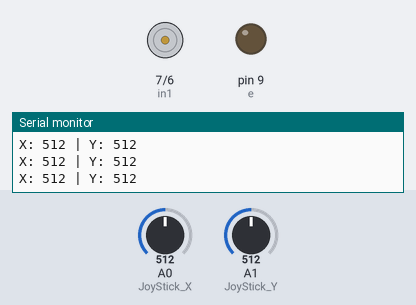
The sketch below on a simulated Arduino Uno, built with avr-gcc and run on an emulated ATmega328P. On the bench: motor-driver pin pairs drawn as motors (green arrow = first pin HIGH = forward, orange = second pin HIGH = backward, longer = more drive), output pins drawn as LEDs (lit = HIGH), the last lines printed to the serial monitor. Inputs (shaded band) come from the test bench; at power-on: A0 (JoyStick_X) = 512, A1 (JoyStick_Y) = 512.

Above: at 1.2 s.
1.3 s: A0 (JoyStick_X) set to 583
2.8 s: A0 (JoyStick_X) set to 617
At 3.5 s:
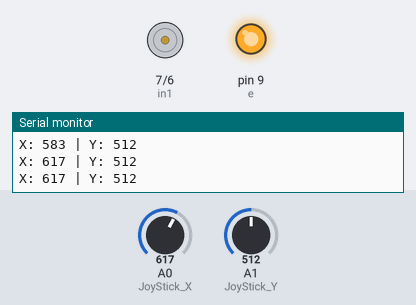
4.3 s: A1 (JoyStick_Y) set to 216
5.8 s: A1 (JoyStick_Y) set to 181
At 7.0 s:
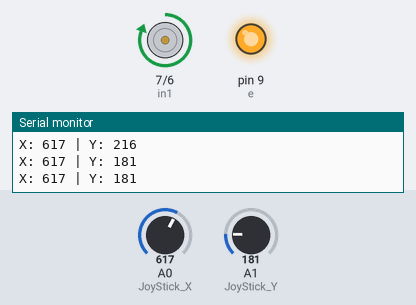
7.3 s: A1 (JoyStick_Y) set to 210
At 8.6 s:
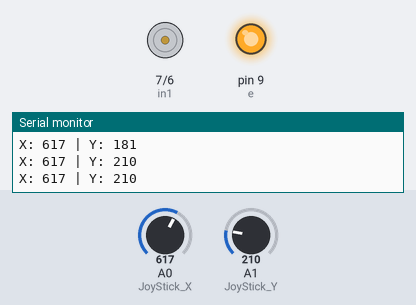
9.1 s: A1 (JoyStick_Y) set to 190
At 9.8 s:
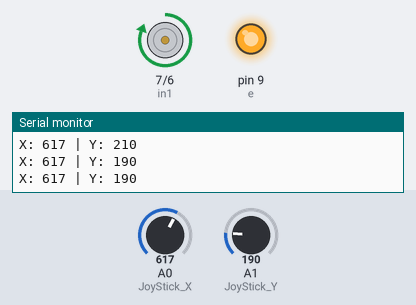
Timing chart, 0 to 11.6 s (numbered marks = the images above; inputs shaded):
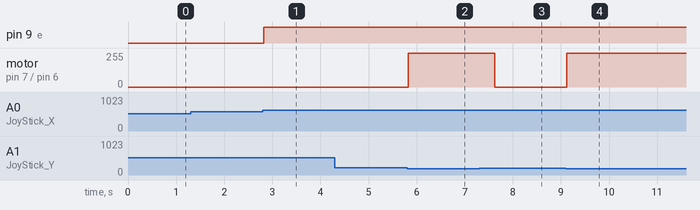

Measured:
- the behaviour switches between 600 and 601 on A0 (JoyStick_X) (found by bisection; images 0 and 1)
- the behaviour switches between 200 and 199 on A1 (JoyStick_Y) (found by bisection; images 1 and 2)
- after the input at 2.8 s, pin 9 (e): LOW → HIGH at once
- after the input at 5.8 s, motor on pin 7 (in1) / pin 6 (in2): stopped → forward 255/255 at once
- after the input at 7.3 s, motor on pin 7 (in1) / pin 6 (in2): forward 255/255 → stopped after 0.32 s
- after the input at 9.1 s, motor on pin 7 (in1) / pin 6 (in2): stopped → forward 255/255 at once

The sketch:

dcdc_js.ino
```cpp
const int JoyStick_X = A0;  // Chân kết nối trục X của joystick
const int JoyStick_Y = A1;  // Chân kết nối trục Y của joystick
const int button = 3;       // Chân nút nhấn (không được sử dụng ở đây)

int in1 = 7;
int in2 = 6;
int e = 9;

void setup() {
  pinMode(button, INPUT_PULLUP);  // Thiết lập nút nhấn (nếu cần sử dụng sau này)
  pinMode(in1, OUTPUT);
  pinMode(in2, OUTPUT);
  pinMode(e, OUTPUT);    // Đặt tốc độ động cơ bước (rpm)
  Serial.begin(9600);            // Khởi động giao tiếp Serial để debug
}

void loop() {
  int x = analogRead(JoyStick_X);  // Đọc giá trị trục X của joystick
  int y = analogRead(JoyStick_Y);  // Đọc giá trị trục Y của joystick

  // In giá trị joystick để debug
  Serial.print("X: ");
  Serial.print(x);
  Serial.print(" | Y: ");
  Serial.println(y);
  if (y < 200) {  // Gạt joystick lên
    digitalWrite(in1, HIGH);
    digitalWrite(in2, LOW);
    analogWrite(e, 255);
    delay(500);
  } else if (y > 900) {  // Gạt joystick xuống
    digitalWrite(in1, LOW);
    digitalWrite(in2, LOW);
    analogWrite(e, 255);
    delay(500);
  }
  // Điều khiển động cơ dựa vào hướng joystick
  else if (y >= 200 && y <= 900 && x < 400) {  // Gạt joystick sang trái
    digitalWrite(in1, HIGH);
    digitalWrite(in2, LOW);
    analogWrite(e, 255);
    delay(500);
  } else if (y >= 200 && y <= 900 && x > 600) {  // Gạt joystick sang phải
    digitalWrite(in1, LOW);
    digitalWrite(in2, LOW);
    analogWrite(e, 255);
    delay(500);
    return;
  }
  delay(100);  // Thời gian nghỉ để giảm tải xử lý
}
```
